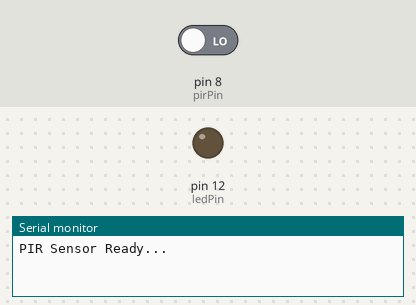
Simulated run of this sketch. Board: Arduino Uno, built with avr-gcc and run on an emulated ATmega328P. On the bench: output pins drawn as LEDs (lit = HIGH), the last lines printed to the serial monitor. The inputs (shaded band) are chosen by the test bench; at power-on: pin 8 (pirPin) LOW.

Above: at 3.2 s.
3.3 s: pin 8 (pirPin) driven HIGH
At 3.8 s:
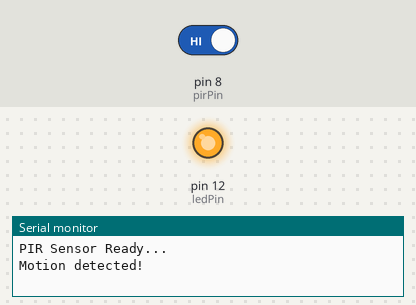
Timing chart, 0 to 6.3 s (numbered marks = the images above; inputs shaded):
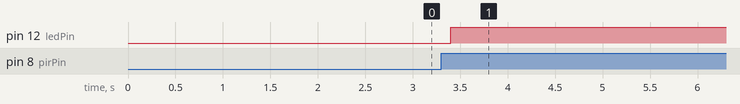

Measured:
- after the input at 3.3 s, pin 12 (ledPin): LOW → HIGH after 0.10 s

The sketch:

sketch_aug27a.ino
```cpp
// PIR Motion Sensor with LED + Serial Output
const int ledPin = 12;  // LED pin
const int pirPin = 8;   // PIR sensor pin

int pirState = LOW;
int val = 0;
unsigned long timeNow;


void setup() {
  pinMode(ledPin, OUTPUT);
  pinMode(pirPin, INPUT);
  Serial.begin(9600);

  Serial.println("PIR Sensor Ready...");
  delay(2000);
  timeNow = millis();
}

void loop() {
  val = digitalRead(pirPin);

  if((millis() - timeNow)/1000 > 4 || pirState == LOW ) {
    timeNow = millis();
    if (val == HIGH) {
      digitalWrite(ledPin, HIGH);

      if (pirState == LOW) {
        Serial.println("Motion detected!");
        pirState = HIGH;
      }
    } else {
      digitalWrite(ledPin, LOW);

      if (pirState == HIGH) {
        Serial.println("Motion ended!");
        pirState = LOW;
      }
    }
  }

  delay(200);
}
```
